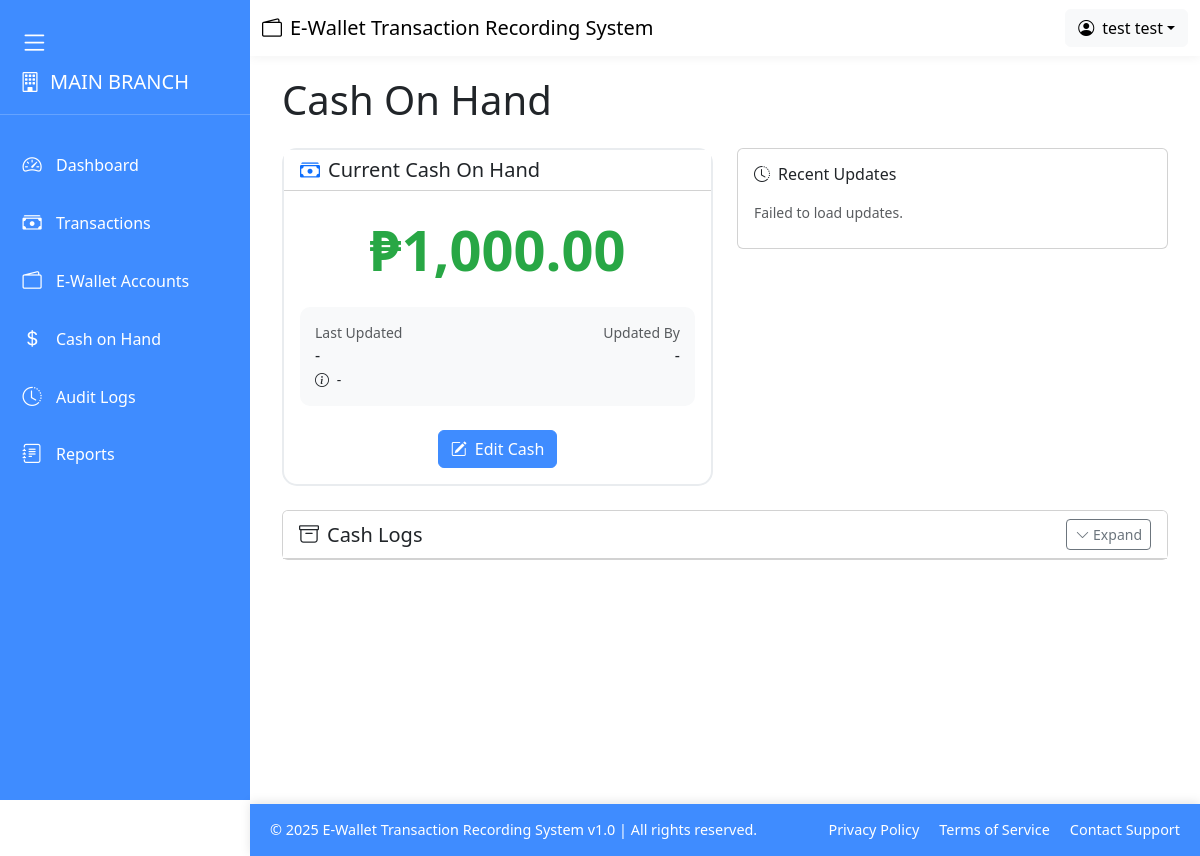
/public/cash_on_hand.php (signed in), run on an earlier commit of the app's database.
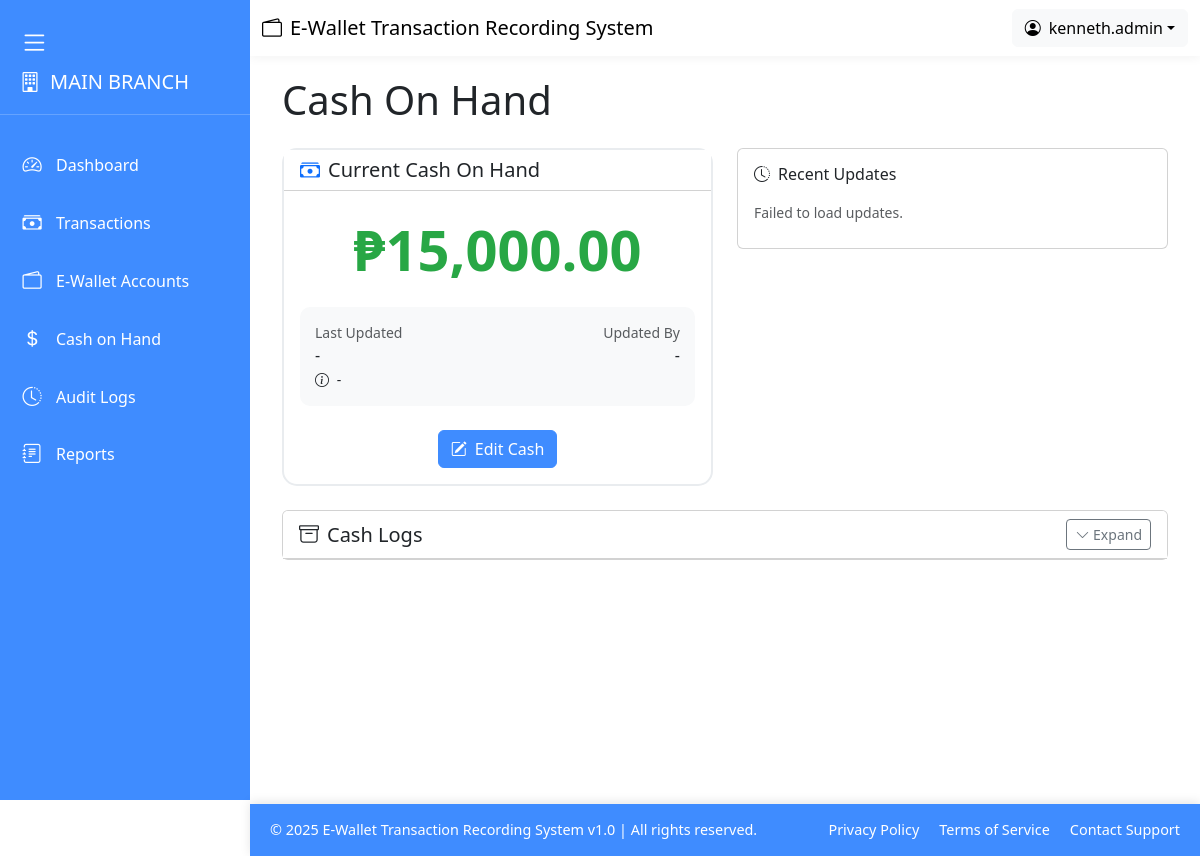
And on a later commit of the database.
### tables this page shows
CREATE TABLE `branches` (
  `id` int(10) UNSIGNED NOT NULL,
  `branch_name` varchar(255) NOT NULL,
  `address` varchar(500) DEFAULT NULL,
  `current_coh` decimal(15,2) NOT NULL DEFAULT 0.00,
  `status` tinyint(1) NOT NULL DEFAULT 1,
  `created_at` datetime NOT NULL DEFAULT current_timestamp(),
  `updated_at` datetime NOT NULL DEFAULT current_timestamp() ON UPDATE current_timestamp()
);

### config/helpers.php (called while the page is built, shortened)
<?php
require 'db.php';
function currentBranchId()
{
    return $_SESSION['branch_id'] ?? null;
}
function currentRole()
{
    return $_SESSION['role'] ?? null;
}
function currentBranchName()
{
    $branchId = currentBranchId();
    global $con;
    $stmt = $con->prepare("SELECT branch_name FROM branches WHERE id = ? LIMIT 1");
    $stmt->bind_param("i", $branchId);
    $stmt->execute();
    $result = $stmt->get_result();
    if ($result && $row = $result->fetch_assoc()) {
        return $row['branch_name'];
    }
    return "Unknown Branch";
}
function fetchCurrentBranchCoh($branchId) {
    global $con;
    $stmt = $con->prepare("SELECT current_coh FROM branches WHERE id = ? LIMIT 1");
    $stmt->bind_param("i", $branchId);
    $stmt->execute();
    $result = $stmt->get_result();
    if ($result && $row = $result->fetch_assoc()) {
        return $row['current_coh'];
    }
    return 0;
}

### public/cash_on_hand.php (the view, shortened to what this page needs)
<!DOCTYPE html>
<html lang="en">
<?php include '../views/head.php'; ?>
<body>
    <?php include '../views/sidebar.php'; ?>
    <?php include '../views/header.php'; ?>
    <div class="content" id="mainContent">
        <div class="container-fluid">
            <h1 class="mb-4">Cash On Hand</h1>
            <div class="row">
                <div class="col-lg-8 col-xl-6">
                    <div class="card cash-card">
                        <div class="card-header bg-white">
                            <h5 class="card-title mb-0 d-flex align-items-center">
                                <i class="bi bi-cash-stack me-2 text-primary"></i>
                                Current Cash On Hand
                            </h5>
                        </div>
                        <div class="card-body text-center">
                            <div class="cash-amount mb-3" id="currentCashAmount">
                                <?php
                                echo '₱' . number_format(fetchCurrentBranchCoh($_SESSION['branch_id']), 2);
                                ?>
                            </div>
                            <div class="cash-info mb-4">
                                <div class="row">
                                    <div class="col-6 text-start">
                                        <small class="text-muted d-block">Last Updated</small>
                                        <div class="fw-medium" id="lastUpdatedDate">-</div>
                                        <small>
                                            <i class="bi bi-info-circle me-1"></i>
                                            <span id="lastUpdatedTime">-</span>
                                        </small>
                                    </div>
                                    <div class="col-6 text-end">
                                        <small class="text-muted d-block">Updated By</small>
                                        <div class="fw-medium" id="updatedBy">-</div>
                                    </div>
                                </div>
                            </div>
                            <button class="btn btn-primary edit-btn" id="editCashBtn">
                                <i class="bi bi-pencil-square me-1"></i> Edit Cash
                            </button>
                        </div>
                    </div>
                </div>
                <div class="col-lg-4 col-xl-6 mt-4 mt-lg-0">
                    <div class="row">
                        <div class="col-12">
                            <div class="card">
                                <div class="card-body">
                                    <h6 class="card-title">
                                        <i class="bi bi-clock-history me-2"></i>Recent Updates
                                    </h6>
                                    <div class="list-group list-group-flush" id="updateHistory">
                                    </div>
                                </div>
                            </div>
                        </div>
                    </div>
                </div>
            </div>
            <div class="row mt-4">
                <div class="col-12">
                    <div class="card">
                        <div class="card-header bg-white d-flex justify-content-between align-items-center">
                            <h5 class="card-title mb-0">
                                <i class="bi bi-archive me-2"></i>Cash Logs
                            </h5>
                            <button class="btn btn-sm btn-outline-secondary" id="toggleHistory">
                                <i class="bi bi-chevron-down"></i> Expand
                            </button>
                        </div>
                    </div>
                </div>
            </div>
        </div>
    </div>
    <?php include '../views/footer.php'; ?>
</body>
</html>

### views/head.php (shortened to what this page needs)
<head>
    <link rel="stylesheet" href="../assets/css/bootstrap.min.css">
    <link rel="stylesheet" href="../assets/css/bootstrap-icons.css">
    <link rel="stylesheet" href="../assets/css/dataTables.bootstrap5.min.css">
    <link rel="stylesheet" href="../assets/css/style.css">
</head>

### views/sidebar.php (shortened to what this page needs)
<?php
require '../config/helpers.php';
?>
<div class="sidebar position-fixed" id="sidebar">
    <button class="hamburger-btn" id="hamburgerBtn">
        <i class="bi bi-list"></i>
    </button>
    <h5 class="text-center mb-4">
        <i class="bi bi-building"></i> <span>
            <?php
            if ($_SESSION['role'] === 'super_admin') {
                echo "SUPER ADMIN PANEL";
            } else {
                echo htmlspecialchars(currentBranchName());
            }
            ?>
        </span>
    </h5>
    <a href="dashboard" class="menu-item active">
        <i class="bi bi-speedometer2"></i> <span class="menu-text">Dashboard</span>
    </a>
    <a href="transactions" class="menu-item">
        <i class="bi bi-cash-stack"></i> <span class="menu-text">Transactions</span>
    </a>
    <a href="e-wallets" class="menu-item">
        <i class="bi bi-wallet2"></i> <span class="menu-text">E-Wallet Accounts</span>
    </a>
    <?php if (currentRole() !== 'super_admin'): ?>
        <a href="cash_on_hand" class="menu-item">
            <i class="bi bi-currency-dollar"></i> <span class="menu-text">Cash on Hand</span>
        </a>
    <?php endif; ?>
    <a href="audit_logs" class="menu-item">
        <i class="bi bi-clock-history"></i> <span class="menu-text">Audit Logs</span>
    </a>
    <a href="reports" class="menu-item">
        <i class="bi bi-journal-text"></i> <span class="menu-text">Reports</span>
    </a>
</div>

### views/header.php (shortened to what this page needs)
<nav class="navbar" id="navbar">
    <div class="container-fluid">
        <span class="navbar-brand">
            <i class="bi bi-wallet2 me-2"></i>E-Wallet Transaction Recording System
        </span>
        <div class="dropdown">
            <button class="btn btn-light dropdown-toggle d-flex align-items-center" type="button" id="userMenu"
                data-bs-toggle="dropdown" aria-expanded="false">
                <i class="bi bi-person-circle me-2"></i>
                <span>
                    <?php echo htmlspecialchars($_SESSION['name'] ?? 'User'); ?>
                </span>
            </button>
        </div>
    </div>
</nav>

### views/footer.php (shortened to what this page needs)
<footer class="footer" id="footer">
    <div class="footer-content">
        <div class="footer-copyright">
            © 2025 E-Wallet Transaction Recording System v1.0 | All rights reserved.
        </div>
        <div class="footer-links">
            <a href="#">Privacy Policy</a>
            <a href="#">Terms of Service</a>
            <a href="#">Contact Support</a>
        </div>
    </div>
</footer>

### assets/css/style.css (style rules this page uses)
body { background: white; transition: margin-left 0.3s ease; }
.btn-primary { background-color: #3f8cff; border-color: #3f8cff; }
.sidebar { width: 250px; background: #3f8cff; min-height: 100vh; padding-top: 20px; color: white; transition: all 0.3s ease; overflow-x: hidden; position: fixed; left: 0; top: 0; z-index: 1000; }
.sidebar a { color: white; text-decoration: none; transition: all 0.3s ease; }
.sidebar .menu-item { padding: 12px 20px; display: flex; align-items: center; border-radius: 6px; margin-bottom: 5px; white-space: nowrap; }
.sidebar .menu-item i { font-size: 1.2rem; margin-right: 12px; min-width: 24px; text-align: center; }
.sidebar .menu-text { transition: opacity 0.3s ease; opacity: 1; }
.sidebar h5 { display: flex; align-items: center; justify-content: flex-start; padding: 0 20px 20px 20px; margin-bottom: 20px; border-bottom: 1px solid rgba(255, 255, 255, 0.2); margin-top: 50px; transition: all 0.3s ease; }
.sidebar h5 span { margin-left: 10px; transition: all 0.3s ease; }
.hamburger-btn { position: absolute; top: 15px; left: 15px; background: transparent; border: none; color: white; font-size: 1.8rem; cursor: pointer; padding: 5px; z-index: 1001; transition: all 0.3s ease; }
.content { margin-left: 250px; padding: 20px; transition: margin-left 0.3s ease; min-height: 100vh; }
.navbar { background: white; box-shadow: 0 2px 10px rgba(0, 0, 0, 0.05); position: sticky; top: 0; z-index: 999; margin-left: 250px; transition: margin-left 0.3s ease; }
.footer { background: #3f8cff; color: white; padding: 15px 0; text-align: center; position: fixed; bottom: 0; left: 250px; width: calc(100% - 250px); z-index: 1000; box-shadow: 0 -2px 10px rgba(0, 0, 0, 0.1); transition: all 0.3s ease; }
.footer-content { display: flex; justify-content: space-between; align-items: center; padding: 0 20px; font-size: 0.9rem; }
.footer-links { display: flex; gap: 20px; }
.footer-links a { color: white; text-decoration: none; transition: opacity 0.2s; }
.cash-card { border: 2px solid #e9ecef; border-radius: 15px; transition: all 0.3s ease; }
.cash-amount { font-size: 3.5rem; font-weight: 700; color: #28a745; }
.cash-info { background-color: #f8f9fa; border-radius: 10px; padding: 15px; }
.edit-btn { min-width: 100px; }

What changed in the data, as far as the page shows it:
changed branches "MAIN BRANCH": current_coh "1,000.00" → "15,000.00"
Also different on the page:
$_SESSION['name']: "test test" → "kenneth.admin"
